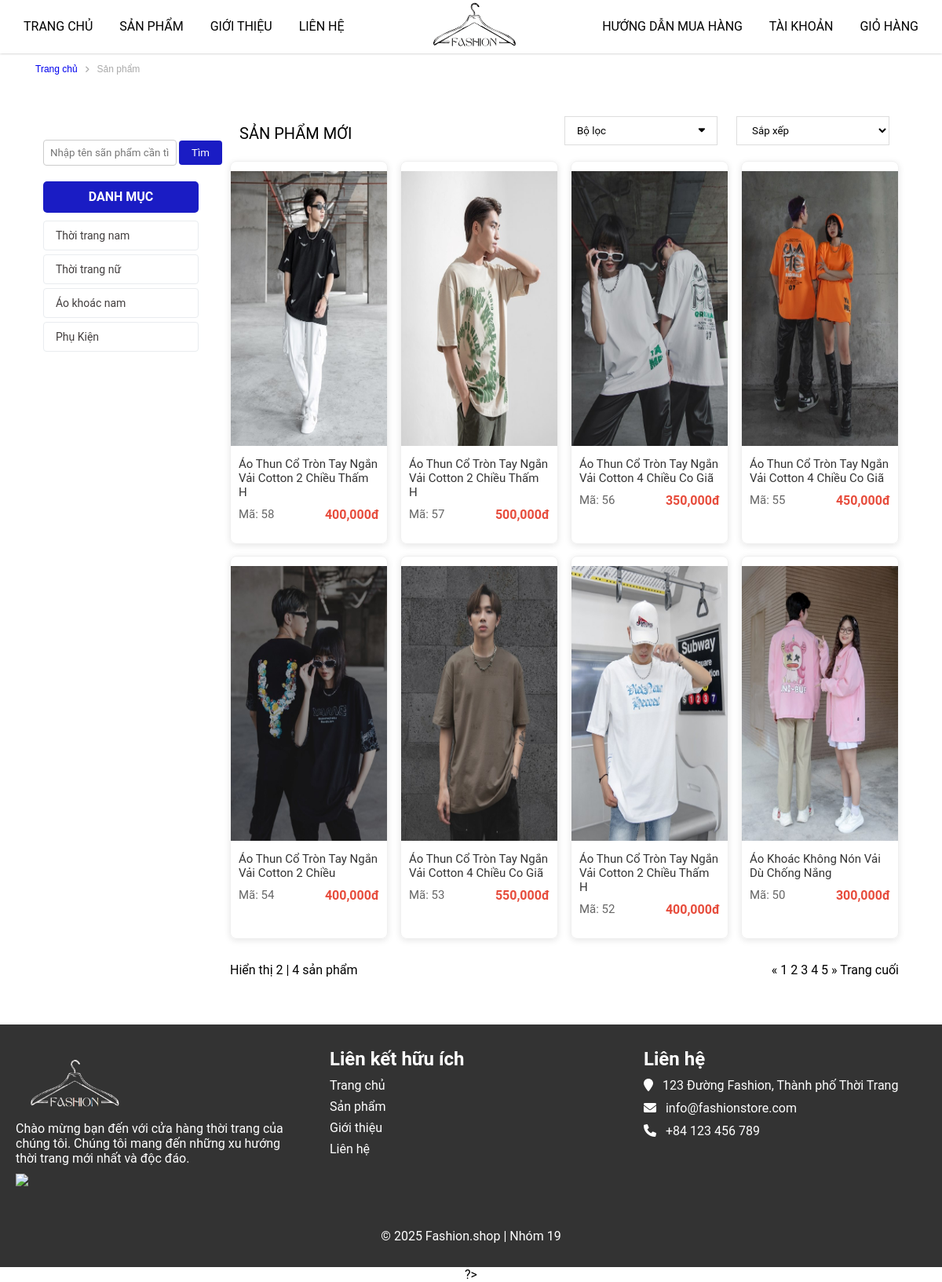
Screenshot of /?mod=product&act=sanpham with the database file from the repository.
### tables this page shows
CREATE TABLE `danhmuc` (
  `madm` int(11) NOT NULL,
  `tendm` varchar(50) NOT NULL,
  `soluongsp` int(11) NOT NULL,
  `thutu` int(11) NOT NULL
);

CREATE TABLE `sanpham` (
  `masp` int(11) NOT NULL,
  `tensp` varchar(50) NOT NULL,
  `dongia` int(11) NOT NULL,
  `khuyenmai` int(11) NOT NULL,
  `soluong` int(11) NOT NULL,
  `ngaytao` datetime NOT NULL DEFAULT current_timestamp(),
  `anh` varchar(500) DEFAULT NULL,
  `mota` text NOT NULL,
  `soluotxem` int(11) NOT NULL,
  `hoatdong` int(11) NOT NULL,
  `madm` int(11) NOT NULL,
  `mabl` int(11) NOT NULL
);

### model/categories.php (called while the page is built, shortened)
<?php
    function get_categories(){
        $sql="SELECT * FROM danhmuc";
        $conn = pdo_get_connection();
        $stmt = $conn->prepare($sql);
        $stmt->execute();
        return $stmt->fetchAll();
    }
?>

### model/products.php (called while the page is built, shortened)
<?php
    function get_products($madm=0,$start=0,$limit=0){
        $sql = "SELECT s.*, d.tendm FROM sanpham s INNER JOIN danhmuc d ON s.madm = d.madm";
        $conn = pdo_get_connection();
        $stmt = $conn->prepare($sql);
        $stmt->execute();
        return $stmt->fetchAll();
    }
?>

### view/page_sanpham.php (the view, shortened to what this page needs)
<main>
    <div class="container-danhmuc">
        <div class="danhmuc-top row">
            <p><a href="?mod=page&act=home">Trang chủ</a></p><i class="fa-solid fa-angle-right"></i><p>Sản phẩm</p>
        </div>
    </div>
    <section class="danhmuc">
        <div class="container-danhmuc">
            <div class="row">
                <div class="danhmuc-left">
                    <form action="" id="search" method="POST">
                        <input type="text" name="keyword" placeholder="Nhập tên sãn phẩm cần tìm">
                        <input type="submit" name="submit" id="search" value="Tìm">
                    </form>
                    <ul>
                        <h4>DANH MỤC</h4>
                        <?php foreach($data['dsdm'] as $dm): ?>
                            <li class="danhmuc-left-li">
                                <a href="index.php?mod=product&act=detail&id=<?=$dm['madm']?>">
                                    <?=$dm['tendm']?>
                                </a> <hr color="#ddd">
                            </li>
                        <?php endforeach; ?>
                    </ul>
                </div>
                <div class="danhmuc-right row">
                    <div class="danhmuc-right-top-item">
                        <p>SẢN PHẨM MỚI</p>
                    </div>
                    <div class="danhmuc-right-top-item">
                        <button><span>Bộ lọc</span><i class="fa-solid fa-caret-down"></i></button>
                    </div>
                    <div class="danhmuc-right-top-item">
                        <select name="" id="">
                            <option value="">Sắp xếp</option>
                        </select>
                    </div>
                    <div class="danhmuc-right-content row">
                        <?php
                            usort($data['dssp'], function($a, $b) {
                                return strtotime($b['ngaytao']) - strtotime($a['ngaytao']);
                            });
                            $count = 0;
                            foreach($data['dssp']as $sp):
                                if ($count < 8):
                            ?>
                        <div class="danhmuc-right-content-item">
                            <a href="?mod=product&act=ctsanpham&id=<?=$sp['masp']?>">
                                <img src="upload/product/<?=$sp['anh']?>" alt="<?=$sp['tensp']?>">
                                <h3><?=$sp['tensp']?></h3>
                            </a>
                            <p>
                                <span>Mã: <?=$sp['masp']?></span>
                                <span class="price"><?=number_format(($sp['khuyenmai']??$sp['dongia']) * 1000)?>đ</span>
                            </p>
                        </div>
                        <?php
                            $count++;
                            endif;
                            endforeach;
                        ?>
                    </div>
                    <div class="danhmuc-right-bottom row">
                        <div class="danhmuc-right-bottom-item">
                            <p>Hiển thị 2<span> | </span>4 sản phẩm</p>
                        </div>
                        <div class="danhmuc-right-bottom-item">
                            <p><span>&#171;</span> 1 2 3 4 5 <span>&#187;</span> Trang cuối</p>
                        </div>
                    </div>
                </div>
            </div>
        </div>
    </section>
</main>

### assets_user/css/style.css (style rules this page uses)
:root { --main-text-font: Arial, Helvetica, sans-serif; }
* { margin: 0; padding: 0; box-sizing: border-box; font-family: "Roboto", "HelveticaNeue", "Helvetica Neue", sans-serif; }
body { align-items: center; min-height: 100vh; display: flex; flex-direction: column; }
main { flex: 1; }
ul { list-style: none; }
a { text-decoration: none; }
main { margin-top: 68px; }
h3 { padding-top: 10px; padding-bottom: 30px; font-size: 20px; font-weight: 400; }
.row { display: flex; flex-wrap: wrap; }
.danhmuc { padding: 20px; margin: 20px; }
.container-danhmuc { margin: 0; }
.danhmuc-top { width: 100%; height: 40px; margin-left: 20px; align-items: center; }
.danhmuc-top .fa-solid { color: #aaa; font-size: 10px; }
.danhmuc-top p { color: #aaa; font-family: var(--main-text-font); padding: 10px; font-size: 12px; }
.danhmuc-top p a { font-family: var(--main-text-font); margin: 0px; font-size: 12px; }
.danhmuc-left form { display: flex; align-items: center; }
.danhmuc-left input[type="text"] { width: 170px; padding: 8px; margin-top: 10px; margin-right: 3px; border: 1px solid #cccccc; border-radius: 4px; }
.danhmuc-left input[type="submit"] { padding: 8px 16px; background-color: #1a1cc4; color: #fff; border: none; border-radius: 4px; margin-top: 10px; cursor: pointer; }
.danhmuc-left { width: 20%; padding-right: 20px; }
.danhmuc-right { width: 80%; padding-left: 20px; }
.danhmuc-right-top-item:first-child { flex: 2; margin-top: 10px; font-size: 20px; font-family: var(--main-text-font); font-weight: 400; }
.danhmuc-right-top-item { flex: 1; padding: 0 12px; }
.danhmuc-right-top-item button { width: 100%; padding: 10px 15px; display: flex; justify-content: space-between; background-color: #fff; border: 1px solid #dddddd; cursor: pointer; }
.danhmuc-right-top-item select { width: 100%; padding: 9px 15px; display: flex; justify-content: space-between; background-color: #fff; border: 1px solid #dddddd; cursor: pointer; }
.danhmuc-right-content { margin-top: 20px; justify-content: space-between; }
.danhmuc-right-content-item { width: calc(25% - 12px); padding: 12px 0; }
.danhmuc-right-content-item a h3 { font-size: 15px; font-weight: 400; color: #333333; }
.danhmuc-right-content-item img { width: 100%; height: 350px; }
.danhmuc-right-content-item p { display: flex; font-size: 15px; padding-top: 5px; justify-content: space-between; color: #666666; }
.danhmuc-right-bottom { width: 100%; justify-content: space-between; margin: 30px 0 20px; }
.danhmuc-left ul li { height: auto; }
.danhmuc-left ul { width: 100%; list-style: none; padding: 0; margin: 0; }
.danhmuc-left ul h4 { background: #2c3e50; color: white; padding: 15px; margin: 0 0 10px 0; font-size: 16px; text-align: center; border-radius: 5px; }
.danhmuc-left ul li { margin-bottom: 5px; }
.danhmuc-left ul li a { display: block; padding: 10px 15px; color: #333; text-decoration: none; border: 1px solid #e9ecef; border-radius: 4px; transition: all 0.3s ease; }
.danhmuc-left ul h4 { width: auto; height: 40px; padding: 10px; color: white; text-align: center; background-color:#1a1cc4; }
.danhmuc-left ul li>a { color: rgb(66, 62, 62); padding-top: 10px; font-size: 14px; font-weight: 400; }
.danhmuc-left-li a { display: flex; padding: 5px; }
.container-danhmuc { max-width: 1200px; margin: 0 auto; padding: 0 15px; }
.danhmuc-right-content { gap: 15px; }
.danhmuc-right-content-item { transition: transform 0.3s ease; border: 1px solid #f0f0f0; border-radius: 8px; overflow: hidden; box-shadow: 0 2px 8px rgba(0,0,0,0.1); }
.danhmuc-right-content-item img { transition: transform 0.3s ease; }
.danhmuc-right-content-item a h3 { padding: 0 10px; margin: 10px 0; }
.danhmuc-right-content-item p { padding: 0 10px 15px; margin: 0; }
.danhmuc-right-content-item .price { color: #e74c3c; font-weight: bold; font-size: 16px; }

### assets_user/css/ctsanpham.css (style rules this page uses)
form { margin-top: 20px; padding-bottom: 20px; text-align: center; }
input[type="text"] { padding: 20px; margin-right: 10px; border: 1px solid #ccc; border-radius: 4px; }

### rows the page displays
danhmuc: tendm "Thời trang nam"
danhmuc: tendm "Thời trang nữ"
danhmuc: tendm "Áo khoác nam"
danhmuc: tendm "Phụ Kiện"
sanpham: anh (picture), tensp "Áo Thun Cổ Tròn Tay Ngắn Vải Cotton 2 Chiều Thấm H", masp "58", ($sp['khuyenmai']??$sp['dongia'])*1000 "400,000"
sanpham: anh (picture), tensp "Áo Thun Cổ Tròn Tay Ngắn Vải Cotton 2 Chiều Thấm H", masp "57", ($sp['khuyenmai']??$sp['dongia'])*1000 "500,000"
sanpham: anh (picture), tensp "Áo Thun Cổ Tròn Tay Ngắn Vải Cotton 4 Chiều Co Giã", masp "56", ($sp['khuyenmai']??$sp['dongia'])*1000 "350,000"
sanpham: anh (picture), tensp "Áo Thun Cổ Tròn Tay Ngắn Vải Cotton 4 Chiều Co Giã", masp "55", ($sp['khuyenmai']??$sp['dongia'])*1000 "450,000"
sanpham: anh (picture), tensp "Áo Thun Cổ Tròn Tay Ngắn Vải Cotton 2 Chiều", masp "54", ($sp['khuyenmai']??$sp['dongia'])*1000 "400,000"
sanpham: anh (picture), tensp "Áo Thun Cổ Tròn Tay Ngắn Vải Cotton 4 Chiều Co Giã", masp "53", ($sp['khuyenmai']??$sp['dongia'])*1000 "550,000"
sanpham: anh (picture), tensp "Áo Thun Cổ Tròn Tay Ngắn Vải Cotton 2 Chiều Thấm H", masp "52", ($sp['khuyenmai']??$sp['dongia'])*1000 "400,000"
sanpham: anh (picture), tensp "Áo Khoác Không Nón Vải Dù Chống Nắng", masp "50", ($sp['khuyenmai']??$sp['dongia'])*1000 "300,000"
